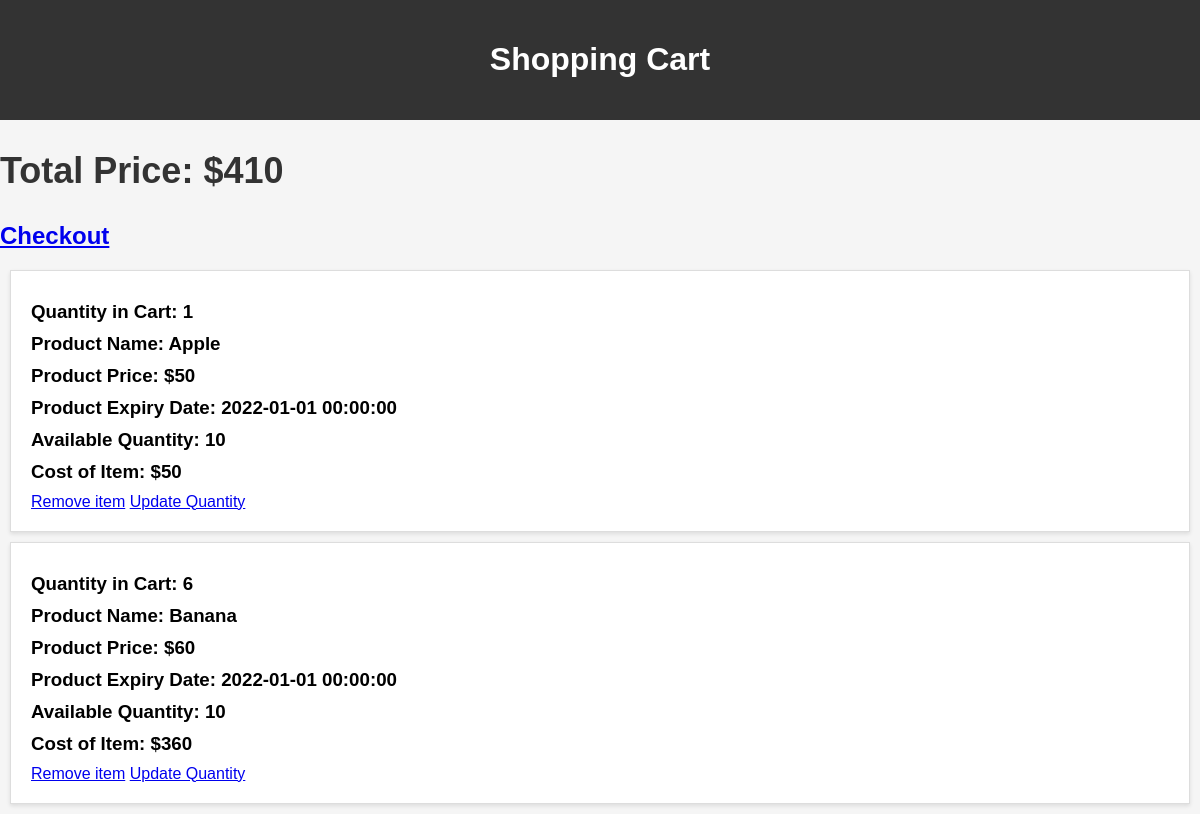
Before: /showcart/2 with the older database file.
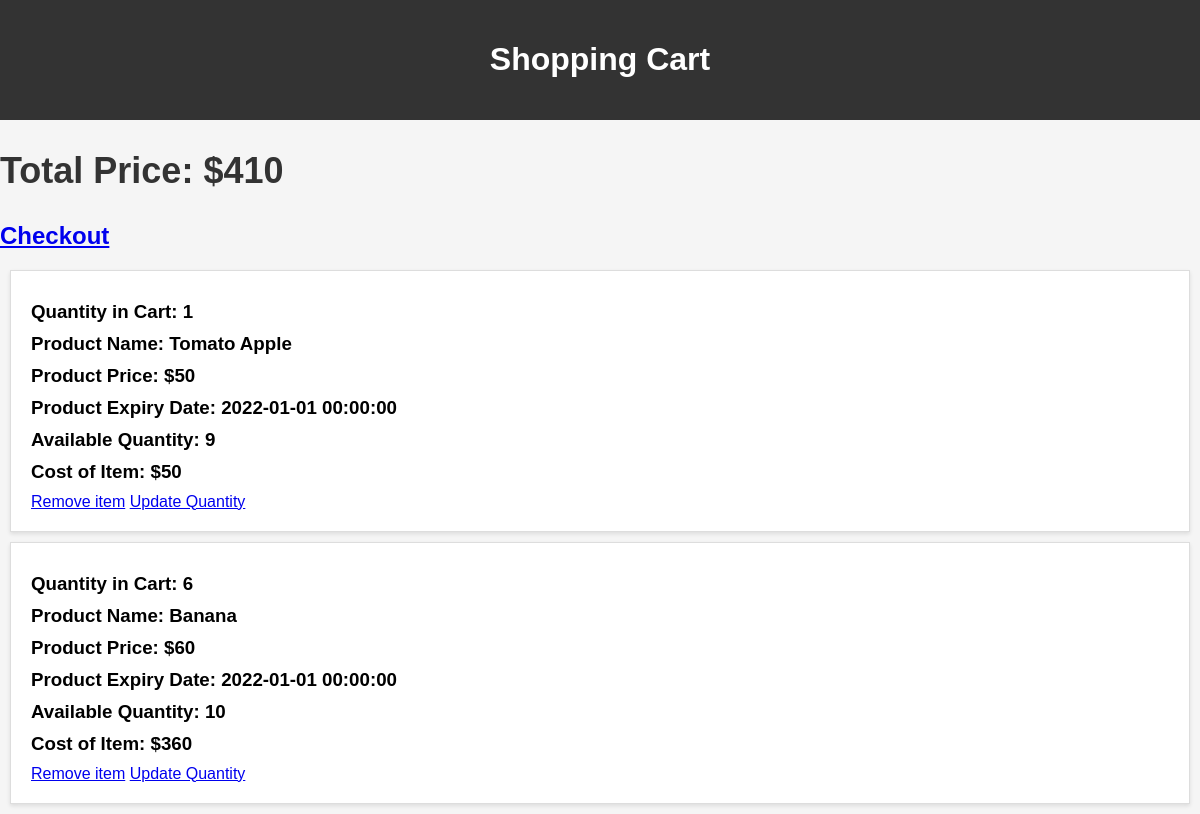
After: the same page with the newer database file.
### main.py (models this page shows)
class Cart(db.Model):
    id= db.Column(db.Integer, primary_key = True, autoincrement=True)
    user_id = db.Column(db.Integer, db.ForeignKey('user.id'), nullable=False)  # Define a foreign key to establish the relationship
    product_id = db.Column(db.Integer, db.ForeignKey('product.id'), nullable=False)  # Define a foreign key to establish the relationship
    quantity = db.Column(db.Integer, nullable = False)
    date_created = db.Column(db.DateTime , default = datetime.now())
    is_purchased = db.Column(db.Integer, default= 0)
    car_product = relationship('Product', backref='cart', lazy=True)

class Product(db.Model):
        id = db.Column(db.Integer, primary_key = True, autoincrement=True)
        name = db.Column(db.String(200), nullable = False)
        price = db.Column(db.Integer, nullable = False)
        expiry_date = db.Column(db.DateTime , default = datetime.now())
        quantity_available = db.Column(db.Integer, nullable = False)
        section_id = db.Column(db.Integer, db.ForeignKey('section.id'), nullable=False)  # Define a foreign key to establish the relationship
        description = db.Column(db.String(200), nullable = False)

### main.py (the view)
@app.route('/showcart/<int:user_id>', methods=['GET', 'POST'])
def showcart(user_id):
    user=User.query.get_or_404(user_id)
    cart_items=Cart.query.filter_by(user_id=user_id).all()
    Total=0
    for item in cart_items:
        Total+=item.quantity*item.car_product.price
    return render_template('showcart.html',user=user,cart_items=cart_items,Total=Total)

### templates/showcart.html (shortened to what this page needs)
<!DOCTYPE html>
<html lang="en">
<head>
</head>
<body>
    <header>
        <h1>Shopping Cart</h1>
    </header>
    <div class="total-price">
        <h2>Total Price: ${{ Total }}</h2>
    </div>
    <h2><a href="/checkout/{{user.id}}">Checkout</a></h2>
    {% for item in cart_items %}
        <div class="cart-item">
            <h3>Quantity in Cart: {{ item.quantity }}</h3>
            <h3>Product Name: {{ item.car_product.name }}</h3>
            <h3>Product Price: ${{ item.car_product.price }}</h3>
            <h3>Product Expiry Date: {{ item.car_product.expiry_date }}</h3>
            <h3>Available Quantity: {{ item.car_product.quantity_available }}</h3>
            <h3>Cost of Item: ${{ item.quantity * item.car_product.price }}</h3>
            <a href="/remove_item/{{user.id}}/{{item.id}}">Remove item</a>
            <a href="/update_quantity/{{user.id}}/{{item.car_product.id}}">Update Quantity</a>
        </div>
    {% endfor %}
</body>
</html>

### templates/showcart.html (style rules this page uses)
body { font-family: Arial, sans-serif; background-color: #f5f5f5; margin: 0; padding: 0; }
header { background-color: #333; color: #fff; padding: 20px; text-align: center; }
.cart-item { background-color: #fff; border: 1px solid #ddd; margin: 10px; padding: 20px; box-shadow: 0 2px 4px rgba(0, 0, 0, 0.1); }
h2 { color: #333; }
h3 { margin: 10px 0; }
.total-price { font-size: 24px; font-weight: bold; margin-top: 20px; }

Changed rows visible on the page:
changed through a linked row, Cart: car_product.name "Apple" → "Tomato Apple"; car_product.quantity_available "10" → "9"
